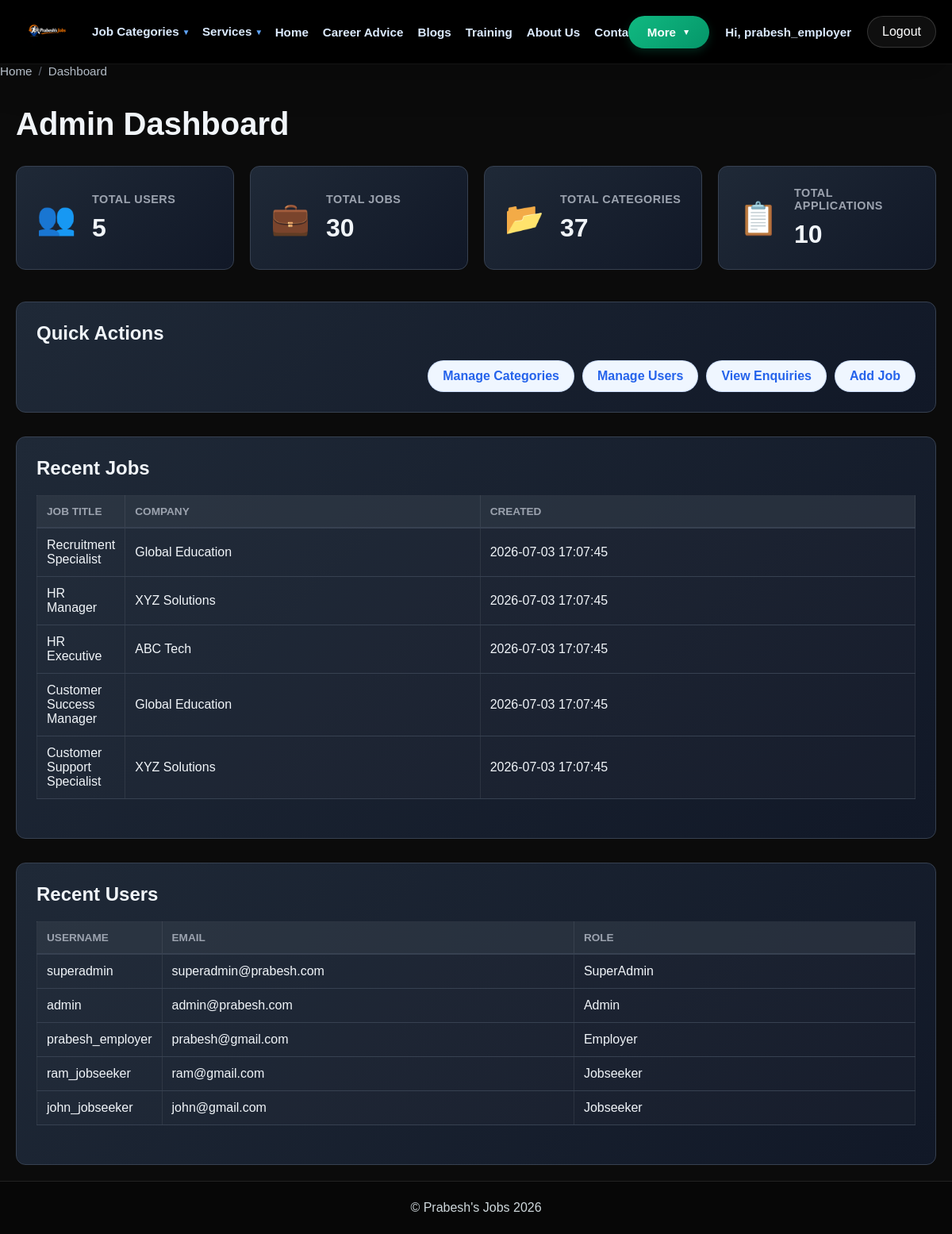
The page /admin.php (signed in) on the database its author committed.
### tables this page shows
CREATE TABLE jobs (
    id INT AUTO_INCREMENT PRIMARY KEY,
    title VARCHAR(200) NOT NULL,
    description TEXT NOT NULL,
    salary VARCHAR(50),
    salaryMax VARCHAR(50),
    location VARCHAR(100),
    jobType VARCHAR(50),
    experience VARCHAR(50),
    qualification VARCHAR(100),
    categoryId INT,
    companyId INT,
    postedBy INT,
    closingDate DATE,
    status ENUM('Open', 'Closed', 'Draft') DEFAULT 'Open',
    isArchived TINYINT(1) NOT NULL DEFAULT 0,
    views INT DEFAULT 0,
    applications INT DEFAULT 0,
    createdAt DATETIME DEFAULT CURRENT_TIMESTAMP,
    updatedAt DATETIME DEFAULT CURRENT_TIMESTAMP ON UPDATE CURRENT_TIMESTAMP,

    FOREIGN KEY (categoryId) REFERENCES categories(id) ON DELETE SET NULL,
    FOREIGN KEY (companyId) REFERENCES companies(id) ON DELETE SET NULL,
    FOREIGN KEY (postedBy) REFERENCES users(id) ON DELETE SET NULL,
    INDEX idx_status (status),
    INDEX idx_postedBy (postedBy),
    INDEX idx_categoryId (categoryId),
    INDEX idx_companyId (companyId),
    INDEX idx_createdAt (createdAt)
);

CREATE TABLE companies (
    id INT AUTO_INCREMENT PRIMARY KEY,
    companyName VARCHAR(150) NOT NULL,
    description TEXT,
    logo TEXT,
    website VARCHAR(200),
    email VARCHAR(100),
    phone VARCHAR(20),
    location VARCHAR(100),
    industryType VARCHAR(100),
    employees INT,
    ownerId INT,
    status ENUM('active', 'inactive') DEFAULT 'active',
    createdAt DATETIME DEFAULT CURRENT_TIMESTAMP,
    updatedAt DATETIME DEFAULT CURRENT_TIMESTAMP ON UPDATE CURRENT_TIMESTAMP,
    
    FOREIGN KEY (ownerId) REFERENCES users(id) ON DELETE SET NULL,
    INDEX idx_ownerId (ownerId),
    INDEX idx_status (status)
);

CREATE TABLE users (
    id INT AUTO_INCREMENT PRIMARY KEY,
    username VARCHAR(100) NOT NULL UNIQUE,
    email VARCHAR(100) NOT NULL UNIQUE,
    password TEXT NOT NULL,
    role TINYINT NOT NULL DEFAULT 0 COMMENT '0=Jobseeker, 1=Employer, 2=Admin, 3=SuperAdmin',
    status ENUM('active', 'inactive', 'suspended') DEFAULT 'active',
    createdAt DATETIME DEFAULT CURRENT_TIMESTAMP,
    updatedAt DATETIME DEFAULT CURRENT_TIMESTAMP ON UPDATE CURRENT_TIMESTAMP,
    INDEX idx_role (role),
    INDEX idx_email (email),
    INDEX idx_status (status)
);

### controllers/admincontroller.php (called while the page is built, shortened)
<?php
require_once __DIR__ . '/../includes/DbConnection.php';
require_once __DIR__ . '/../includes/usercontroller.php';
require_once __DIR__ . '/../includes/jobcontroller.php';
try {
    $userController = new UserController($pdo);
    $jobController = new JobController($pdo);
    $stats = [];
    $userStmt = $pdo->query("SELECT COUNT(*) as total FROM users");
    $stats['totalUsers'] = $userStmt->fetch(PDO::FETCH_ASSOC)['total'];
    $jobStmt = $pdo->query("SELECT COUNT(*) as total FROM jobs");
    $stats['totalJobs'] = $jobStmt->fetch(PDO::FETCH_ASSOC)['total'];
    $catStmt = $pdo->query("SELECT COUNT(*) as total FROM categories");
    $stats['totalCategories'] = $catStmt->fetch(PDO::FETCH_ASSOC)['total'];
    $appStmt = $pdo->query("SELECT COUNT(*) as total FROM applications");
    $stats['totalApplications'] = $appStmt->fetch(PDO::FETCH_ASSOC)['total'];
    $recentJobs = $jobController->getAllJobs(null, 5, 0);
    $recentUsers = $userController->getAllUsers(5, 0);
    require_once __DIR__ . '/../views/admin.html.php';
    require_once __DIR__ . '/../layouts/layout-main.php';
} catch (Exception $e) {
    die("<h2>Error</h2><p>" . htmlspecialchars($e->getMessage()) . "</p>");
}

### admin.php (called while the page is built)
<?php
require_once __DIR__ . '/controllers/admincontroller.php';

### includes/jobcontroller.php (called while the page is built, shortened)
<?php
class JobController
{
    private $pdo;
    public function __construct(PDO $pdo)
    {
        $this->pdo = $pdo;
    }
    private function hasColumn(string $table, string $column): bool
    {
        $driver = $this->pdo->getAttribute(PDO::ATTR_DRIVER_NAME);
        $stmt = $this->pdo->prepare(
            'SELECT COUNT(*) FROM information_schema.columns WHERE table_schema = DATABASE() AND table_name = ? AND column_name = ?'
        );
        $stmt->execute([$table, $column]);
        return intval($stmt->fetchColumn()) > 0;
    }
    public function getAllJobs(?int $categoryId = null, ?int $limit = null, int $offset = 0, bool $includeArchived = false, ?string $search = null, ?string $createdAfter = null, ?string $createdBefore = null): array
    {
        $sql = "SELECT j.*, c.name AS categoryName, co.companyName, co.logo AS companyLogo
                FROM jobs j
                LEFT JOIN categories c ON c.id = j.categoryId
                LEFT JOIN companies co ON co.id = j.companyId";
        $params = [];
        $clauses = [];
        if (!$includeArchived && $this->hasColumn('jobs', 'isArchived')) {
            $clauses[] = 'j.isArchived = 0';
        }
        if (!empty($clauses)) {
            $sql .= ' WHERE ' . implode(' AND ', $clauses);
        }
        $sql .= ' ORDER BY j.createdAt DESC';
        if ($limit !== null) {
            $sql .= ' LIMIT ? OFFSET ?';
            $params[] = intval($limit);
            $params[] = intval($offset);
        }
        $stmt = $this->pdo->prepare($sql);
        $stmt->execute($params);
        return $stmt->fetchAll(PDO::FETCH_ASSOC) ?: [];
    }
}

### includes/usercontroller.php (called while the page is built, shortened)
<?php
class UserController {
    private $pdo;
    public function __construct($pdo) {
        $this->pdo = $pdo;
    }
    public function getAllUsers($limit = null, $offset = 0) {
        try {
            $sql = "SELECT id, username, email, role, createdAt FROM users ORDER BY createdAt DESC";
            if ($limit !== null) {
                $sql .= " LIMIT ? OFFSET ?";
                $stmt = $this->pdo->prepare($sql);
                $stmt->execute([$limit, $offset]);
            } else {
                $stmt = $this->pdo->query($sql);
            }
            return $stmt->fetchAll(PDO::FETCH_ASSOC) ?? [];
        } catch (PDOException $e) {
            throw new Exception("Error fetching users: " . $e->getMessage());
        }
    }
}

### views/admin.html.php (the view, shortened to what this page needs)
<div class="admin-dashboard">
    <h1>Admin Dashboard</h1>
    <div class="dashboard-stats">
        <div class="stat-card">
            <div class="stat-icon">👥</div>
            <div class="stat-content">
                <h3>Total Users</h3>
                <p class="stat-number"><?= htmlspecialchars($stats['totalUsers'] ?? 0) ?></p>
            </div>
        </div>
        <div class="stat-card">
            <div class="stat-icon">💼</div>
            <div class="stat-content">
                <h3>Total Jobs</h3>
                <p class="stat-number"><?= htmlspecialchars($stats['totalJobs'] ?? 0) ?></p>
            </div>
        </div>
        <div class="stat-card">
            <div class="stat-icon">📂</div>
            <div class="stat-content">
                <h3>Total Categories</h3>
                <p class="stat-number"><?= htmlspecialchars($stats['totalCategories'] ?? 0) ?></p>
            </div>
        </div>
        <div class="stat-card">
            <div class="stat-icon">📋</div>
            <div class="stat-content">
                <h3>Total Applications</h3>
                <p class="stat-number"><?= htmlspecialchars($stats['totalApplications'] ?? 0) ?></p>
            </div>
        </div>
    </div>
    <div class="admin-sections">
        <div class="admin-section">
            <h2>Quick Actions</h2>
            <div class="action-buttons">
                <a href="adminCategories.php" class="btn btn-primary">Manage Categories</a>
                <a href="manageUsers.php" class="btn btn-primary">Manage Users</a>
                <a href="adminEnquiries.php" class="btn btn-primary">View Enquiries</a>
                <a href="addJob.php" class="btn btn-primary">Add Job</a>
            </div>
        </div>
        <div class="admin-section">
            <h2>Recent Jobs</h2>
            <?php if (!empty($recentJobs)): ?>
                <table class="admin-table">
                    <thead>
                        <tr>
                            <th>Job Title</th>
                            <th>Company</th>
                            <th>Created</th>
                        </tr>
                    </thead>
                    <tbody>
                        <?php foreach ($recentJobs as $job): ?>
                            <tr>
                                <td><?= htmlspecialchars($job['title'] ?? '') ?></td>
                                <td><?= htmlspecialchars($job['companyName'] ?? 'N/A') ?></td>
                                <td><?= htmlspecialchars($job['createdAt'] ?? '') ?></td>
                            </tr>
                        <?php endforeach; ?>
                    </tbody>
                </table>
            <?php else: ?>
                <p>No recent jobs found.</p>
            <?php endif; ?>
        </div>
        <div class="admin-section">
            <h2>Recent Users</h2>
            <?php if (!empty($recentUsers)): ?>
                <table class="admin-table">
                    <thead>
                        <tr>
                            <th>Username</th>
                            <th>Email</th>
                            <th>Role</th>
                        </tr>
                    </thead>
                    <tbody>
                        <?php foreach ($recentUsers as $user): ?>
                            <tr>
                                <td><?= htmlspecialchars($user['username'] ?? '') ?></td>
                                <td><?= htmlspecialchars($user['email'] ?? '') ?></td>
                                <td>
                                    <?php
                                    $roleMap = [0 => 'Jobseeker', 1 => 'Employer', 2 => 'Admin', 3 => 'SuperAdmin'];
                                    echo htmlspecialchars($roleMap[$user['role'] ?? 0] ?? 'Unknown');
                                    ?>
                                </td>
                            </tr>
                        <?php endforeach; ?>
                    </tbody>
                </table>
            <?php else: ?>
                <p>No recent users found.</p>
            <?php endif; ?>
        </div>
    </div>
</div>

### assets/css/visibility-fix.css (style rules this page uses)
table { color: #d1d5db; }
th { color: #f3f4f6; background-color: #1a1a1a; }
td { color: #d1d5db; }

### views/admin.html.php (style rules this page uses)
.admin-dashboard { padding: 20px; max-width: 1200px; margin: 0 auto; }
.admin-dashboard h1 { color: #f1f5f9; margin-bottom: 30px; font-size: 2.5rem; }
.dashboard-stats { display: grid; grid-template-columns: repeat(auto-fit, minmax(250px, 1fr)); gap: 20px; margin-bottom: 40px; }
.stat-card { background: linear-gradient(135deg, #1f2937 0%, #111827 100%); border: 1px solid #374151; border-radius: 12px; padding: 25px; display: flex; align-items: center; gap: 20px; transition: all 0.3s ease; }
.stat-icon { font-size: 2.5rem; line-height: 1; }
.stat-content h3 { color: #9ca3af; font-size: 0.9rem; margin: 0 0 10px 0; text-transform: uppercase; letter-spacing: 0.5px; }
.stat-number { color: #f1f5f9; font-size: 2rem; font-weight: 700; margin: 0; }
.admin-sections { display: flex; flex-direction: column; gap: 30px; }
.admin-section { background: linear-gradient(135deg, #1f2937 0%, #111827 100%); border: 1px solid #374151; border-radius: 12px; padding: 25px; }
.admin-section h2 { color: #f1f5f9; margin-top: 0; margin-bottom: 20px; font-size: 1.5rem; display: flex; align-items: center; gap: 10px; }
.action-buttons { display: flex; gap: 10px; flex-wrap: wrap; }
.btn { padding: 12px 24px; border-radius: 8px; text-decoration: none; font-weight: 600; text-align: center; transition: all 0.3s ease; cursor: pointer; border: none; display: inline-block; }
.btn-primary { background: linear-gradient(135deg, #10b981 0%, #059669 100%); color: #ffffff; }
.admin-table { width: 100%; border-collapse: collapse; margin-top: 15px; }
.admin-table thead { background: rgba(31, 41, 55, 0.5); }
.admin-table th { color: #9ca3af; padding: 12px; text-align: left; font-weight: 600; border-bottom: 2px solid #374151; text-transform: uppercase; font-size: 0.85rem; }
.admin-table td { color: #f1f5f9; padding: 12px; border-bottom: 1px solid #374151; }

### rows shown on the page
jobs: title "Recruitment Specialist", companyId.companyName "Global Education", createdAt "2026-07-03 17:07:45"
jobs: title "HR Manager", companyId.companyName "XYZ Solutions", createdAt "2026-07-03 17:07:45"
jobs: title "HR Executive", companyId.companyName "ABC Tech", createdAt "2026-07-03 17:07:45"
jobs: title "Customer Success Manager", companyId.companyName "Global Education", createdAt "2026-07-03 17:07:45"
jobs: title "Customer Support Specialist", companyId.companyName "XYZ Solutions", createdAt "2026-07-03 17:07:45"
users: username "superadmin", email "superadmin@prabesh.com", role "SuperAdmin"
users: username "admin", email "admin@prabesh.com", role "Admin"
users: username "prabesh_employer", email "prabesh@gmail.com", role "Employer"
users: username "ram_jobseeker", email "ram@gmail.com", role "Jobseeker"
users: username "john_jobseeker", email "john@gmail.com", role "Jobseeker"

### other values the page prints
$safeUserName "prabesh_employer"
$label "Home"
$label "Dashboard"
$stats['totalUsers'] "5"
$stats['totalJobs'] "30"
$stats['totalCategories'] "37"
$stats['totalApplications'] "10"
